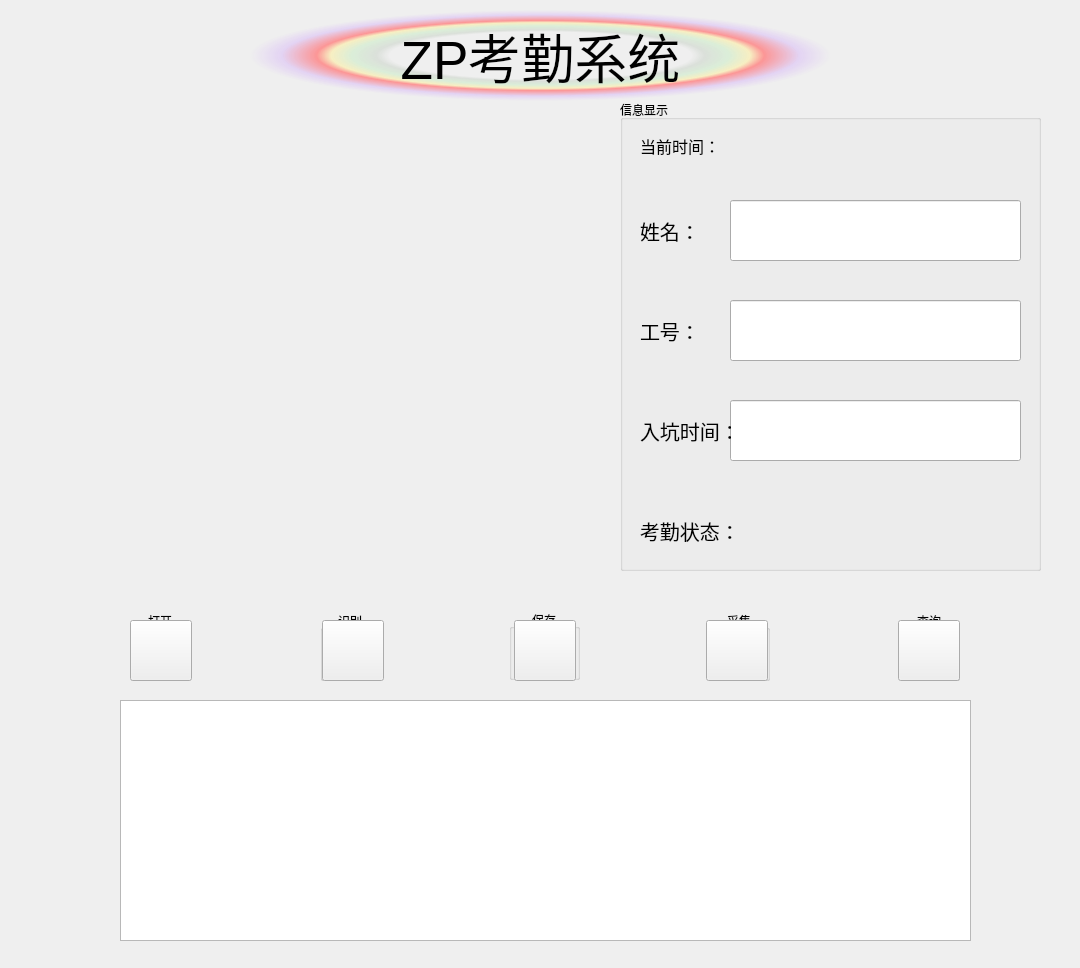
<?xml version="1.0" encoding="UTF-8"?>
<ui version="4.0">
 <class>MainWindow</class>
 <widget class="QMainWindow" name="MainWindow">
  <property name="geometry">
   <rect>
    <x>0</x>
    <y>0</y>
    <width>1080</width>
    <height>968</height>
   </rect>
  </property>
  <property name="windowTitle">
   <string>MainWindow</string>
  </property>
  <widget class="QWidget" name="centralwidget">
   <widget class="QWidget" name="layoutWidget">
    <property name="geometry">
     <rect>
      <x>130</x>
      <y>620</y>
      <width>831</width>
      <height>61</height>
     </rect>
    </property>
    <layout class="QHBoxLayout" name="horizontalLayout">
     <item>
      <widget class="QPushButton" name="openButton">
       <property name="sizePolicy">
        <sizepolicy hsizetype="Minimum" vsizetype="Expanding">
         <horstretch>0</horstretch>
         <verstretch>0</verstretch>
        </sizepolicy>
       </property>
       <property name="font">
        <font>
         <pointsize>15</pointsize>
        </font>
       </property>
       <property name="styleSheet">
        <string notr="true">border-image: url(:/images/img/打开摄像头.png);</string>
       </property>
       <property name="text">
        <string/>
       </property>
      </widget>
     </item>
     <item>
      <spacer name="horizontalSpacer">
       <property name="orientation">
        <enum>Qt::Orientation::Horizontal</enum>
       </property>
       <property name="sizeType">
        <enum>QSizePolicy::Policy::Fixed</enum>
       </property>
       <property name="sizeHint" stdset="0">
        <size>
         <width>127</width>
         <height>20</height>
        </size>
       </property>
      </spacer>
     </item>
     <item>
      <widget class="QPushButton" name="recogButton">
       <property name="sizePolicy">
        <sizepolicy hsizetype="Minimum" vsizetype="Expanding">
         <horstretch>0</horstretch>
         <verstretch>0</verstretch>
        </sizepolicy>
       </property>
       <property name="font">
        <font>
         <pointsize>15</pointsize>
        </font>
       </property>
       <property name="styleSheet">
        <string notr="true">border-image: url(:/images/img/人脸识别.png);</string>
       </property>
       <property name="text">
        <string/>
       </property>
      </widget>
     </item>
     <item>
      <spacer name="horizontalSpacer_2">
       <property name="orientation">
        <enum>Qt::Orientation::Horizontal</enum>
       </property>
       <property name="sizeType">
        <enum>QSizePolicy::Policy::Fixed</enum>
       </property>
       <property name="sizeHint" stdset="0">
        <size>
         <width>127</width>
         <height>20</height>
        </size>
       </property>
      </spacer>
     </item>
     <item>
      <widget class="QPushButton" name="saveButton">
       <property name="sizePolicy">
        <sizepolicy hsizetype="Minimum" vsizetype="Expanding">
         <horstretch>0</horstretch>
         <verstretch>0</verstretch>
        </sizepolicy>
       </property>
       <property name="font">
        <font>
         <pointsize>15</pointsize>
        </font>
       </property>
       <property name="styleSheet">
        <string notr="true">border-image: url(:/images/img/保存.png);</string>
       </property>
       <property name="text">
        <string/>
       </property>
      </widget>
     </item>
     <item>
      <spacer name="horizontalSpacer_3">
       <property name="orientation">
        <enum>Qt::Orientation::Horizontal</enum>
       </property>
       <property name="sizeType">
        <enum>QSizePolicy::Policy::Fixed</enum>
       </property>
       <property name="sizeHint" stdset="0">
        <size>
         <width>127</width>
         <height>20</height>
        </size>
       </property>
      </spacer>
     </item>
     <item>
      <widget class="QPushButton" name="inputButton">
       <property name="sizePolicy">
        <sizepolicy hsizetype="Minimum" vsizetype="Expanding">
         <horstretch>0</horstretch>
         <verstretch>0</verstretch>
        </sizepolicy>
       </property>
       <property name="font">
        <font>
         <pointsize>15</pointsize>
        </font>
       </property>
       <property name="styleSheet">
        <string notr="true">border-image: url(:/images/img/数据采集.png);</string>
       </property>
       <property name="text">
        <string/>
       </property>
      </widget>
     </item>
     <item>
      <spacer name="horizontalSpacer_4">
       <property name="orientation">
        <enum>Qt::Orientation::Horizontal</enum>
       </property>
       <property name="sizeType">
        <enum>QSizePolicy::Policy::Fixed</enum>
       </property>
       <property name="sizeHint" stdset="0">
        <size>
         <width>127</width>
         <height>20</height>
        </size>
       </property>
      </spacer>
     </item>
     <item>
      <widget class="QPushButton" name="queryButton">
       <property name="sizePolicy">
        <sizepolicy hsizetype="Minimum" vsizetype="Expanding">
         <horstretch>0</horstretch>
         <verstretch>0</verstretch>
        </sizepolicy>
       </property>
       <property name="font">
        <font>
         <pointsize>15</pointsize>
        </font>
       </property>
       <property name="styleSheet">
        <string notr="true">border-image: url(:/images/img/查询.png);</string>
       </property>
       <property name="text">
        <string/>
       </property>
      </widget>
     </item>
    </layout>
   </widget>
   <widget class="QLabel" name="titleLabel">
    <property name="geometry">
     <rect>
      <x>250</x>
      <y>10</y>
      <width>581</width>
      <height>91</height>
     </rect>
    </property>
    <property name="font">
     <font>
      <pointsize>40</pointsize>
      <bold>false</bold>
     </font>
    </property>
    <property name="styleSheet">
     <string notr="true">background-color: qradialgradient(spread:pad, cx:0.5, cy:0.5, radius:0.5, fx:0.5, fy:0.5, stop:0 rgba(0, 0, 0, 0), stop:0.52 rgba(0, 0, 0, 0), stop:0.565 rgba(82, 121, 76, 33), stop:0.65 rgba(159, 235, 148, 64), stop:0.721925 rgba(255, 238, 150, 129), stop:0.77 rgba(255, 128, 128, 204), stop:0.89 rgba(191, 128, 255, 64), stop:1 rgba(0, 0, 0, 0));</string>
    </property>
    <property name="text">
     <string>ZP考勤系统</string>
    </property>
    <property name="alignment">
     <set>Qt::AlignmentFlag::AlignCenter</set>
    </property>
   </widget>
   <widget class="QLabel" name="faceLabel">
    <property name="geometry">
     <rect>
      <x>60</x>
      <y>110</y>
      <width>541</width>
      <height>461</height>
     </rect>
    </property>
    <property name="styleSheet">
     <string notr="true">border-image: url(:/images/img/z.jpg);</string>
    </property>
    <property name="text">
     <string/>
    </property>
   </widget>
   <widget class="QTableWidget" name="queryTableWidget">
    <property name="geometry">
     <rect>
      <x>120</x>
      <y>700</y>
      <width>851</width>
      <height>241</height>
     </rect>
    </property>
   </widget>
   <widget class="QLabel" name="statusLabel">
    <property name="geometry">
     <rect>
      <x>640</x>
      <y>500</y>
      <width>381</width>
      <height>61</height>
     </rect>
    </property>
    <property name="font">
     <font>
      <pointsize>15</pointsize>
     </font>
    </property>
    <property name="text">
     <string>考勤状态：</string>
    </property>
   </widget>
   <widget class="QLineEdit" name="nameLineEdit">
    <property name="geometry">
     <rect>
      <x>730</x>
      <y>200</y>
      <width>291</width>
      <height>61</height>
     </rect>
    </property>
    <property name="font">
     <font>
      <pointsize>15</pointsize>
     </font>
    </property>
    <property name="text">
     <string/>
    </property>
   </widget>
   <widget class="QLineEdit" name="numLineEdit">
    <property name="geometry">
     <rect>
      <x>730</x>
      <y>300</y>
      <width>291</width>
      <height>61</height>
     </rect>
    </property>
    <property name="font">
     <font>
      <pointsize>15</pointsize>
     </font>
    </property>
    <property name="text">
     <string/>
    </property>
   </widget>
   <widget class="QLineEdit" name="jointimeLineEdit">
    <property name="geometry">
     <rect>
      <x>730</x>
      <y>400</y>
      <width>291</width>
      <height>61</height>
     </rect>
    </property>
    <property name="font">
     <font>
      <pointsize>15</pointsize>
     </font>
    </property>
    <property name="text">
     <string/>
    </property>
   </widget>
   <widget class="QLabel" name="label">
    <property name="geometry">
     <rect>
      <x>640</x>
      <y>200</y>
      <width>81</width>
      <height>61</height>
     </rect>
    </property>
    <property name="font">
     <font>
      <pointsize>15</pointsize>
     </font>
    </property>
    <property name="text">
     <string>姓名：</string>
    </property>
   </widget>
   <widget class="QLabel" name="label_2">
    <property name="geometry">
     <rect>
      <x>640</x>
      <y>300</y>
      <width>81</width>
      <height>61</height>
     </rect>
    </property>
    <property name="font">
     <font>
      <pointsize>15</pointsize>
     </font>
    </property>
    <property name="text">
     <string>工号：</string>
    </property>
   </widget>
   <widget class="QLabel" name="label_3">
    <property name="geometry">
     <rect>
      <x>640</x>
      <y>400</y>
      <width>91</width>
      <height>61</height>
     </rect>
    </property>
    <property name="font">
     <font>
      <pointsize>15</pointsize>
     </font>
    </property>
    <property name="text">
     <string>入坑时间：</string>
    </property>
   </widget>
   <widget class="QGroupBox" name="groupBox">
    <property name="geometry">
     <rect>
      <x>620</x>
      <y>100</y>
      <width>421</width>
      <height>471</height>
     </rect>
    </property>
    <property name="title">
     <string>信息显示</string>
    </property>
    <widget class="QLabel" name="timeLabel">
     <property name="geometry">
      <rect>
       <x>20</x>
       <y>20</y>
       <width>381</width>
       <height>51</height>
      </rect>
     </property>
     <property name="font">
      <font>
       <pointsize>12</pointsize>
      </font>
     </property>
     <property name="text">
      <string>当前时间：</string>
     </property>
    </widget>
   </widget>
   <widget class="QGroupBox" name="openGroupBox">
    <property name="geometry">
     <rect>
      <x>130</x>
      <y>610</y>
      <width>61</width>
      <height>71</height>
     </rect>
    </property>
    <property name="title">
     <string>打开</string>
    </property>
    <property name="alignment">
     <set>Qt::AlignmentFlag::AlignCenter</set>
    </property>
   </widget>
   <widget class="QGroupBox" name="groupBox_3">
    <property name="geometry">
     <rect>
      <x>320</x>
      <y>610</y>
      <width>61</width>
      <height>71</height>
     </rect>
    </property>
    <property name="title">
     <string>识别</string>
    </property>
    <property name="alignment">
     <set>Qt::AlignmentFlag::AlignCenter</set>
    </property>
   </widget>
   <widget class="QGroupBox" name="groupBox_4">
    <property name="geometry">
     <rect>
      <x>509</x>
      <y>609</y>
      <width>71</width>
      <height>71</height>
     </rect>
    </property>
    <property name="title">
     <string>保存</string>
    </property>
    <property name="alignment">
     <set>Qt::AlignmentFlag::AlignCenter</set>
    </property>
   </widget>
   <widget class="QGroupBox" name="groupBox_5">
    <property name="geometry">
     <rect>
      <x>709</x>
      <y>610</y>
      <width>61</width>
      <height>71</height>
     </rect>
    </property>
    <property name="title">
     <string>采集</string>
    </property>
    <property name="alignment">
     <set>Qt::AlignmentFlag::AlignCenter</set>
    </property>
   </widget>
   <widget class="QGroupBox" name="groupBox_6">
    <property name="geometry">
     <rect>
      <x>899</x>
      <y>610</y>
      <width>61</width>
      <height>71</height>
     </rect>
    </property>
    <property name="title">
     <string>查询</string>
    </property>
    <property name="alignment">
     <set>Qt::AlignmentFlag::AlignCenter</set>
    </property>
   </widget>
   <zorder>groupBox_6</zorder>
   <zorder>groupBox_5</zorder>
   <zorder>groupBox_4</zorder>
   <zorder>groupBox_3</zorder>
   <zorder>openGroupBox</zorder>
   <zorder>groupBox</zorder>
   <zorder>layoutWidget</zorder>
   <zorder>titleLabel</zorder>
   <zorder>faceLabel</zorder>
   <zorder>queryTableWidget</zorder>
   <zorder>statusLabel</zorder>
   <zorder>nameLineEdit</zorder>
   <zorder>numLineEdit</zorder>
   <zorder>jointimeLineEdit</zorder>
   <zorder>label</zorder>
   <zorder>label_2</zorder>
   <zorder>label_3</zorder>
  </widget>
 </widget>
 <resources>
  <include location="resources.qrc"/>
 </resources>
 <connections/>
</ui>
